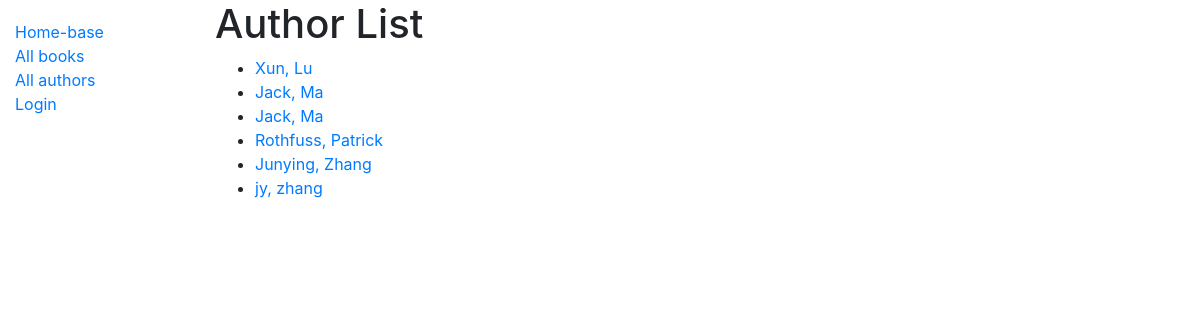
Screenshot of /catalog/authors/ with the database file from the repository.
### catalog/models.py (models this page shows, shortened)
class Author(models.Model):
    first_name = models.CharField(max_length=100)
    last_name = models.CharField(max_length=100)
    date_of_birth = models.DateField(null=True, blank=True)
    date_of_death = models.DateField('Died', null=True, blank=True)
    class Meta:
        ordering = ["last_name","first_name"]
    def get_absolute_url(self):
        return reverse('author-detail', args=[str(self.id)])

### catalog/views.py (the view)
# urls.py: path('authors/', views.AuthorListView.as_view(), name='authors'),
class AuthorListView(generic.ListView):
    model = Author
    paginate_by = 10
    def get_queryset(self):
        return Author.objects.all()

### catalog/templates/catalog/author_list.html
{% extends "base_generic.html" %}
{% block content %}
  <h1>Author List</h1>
  {% if object_list %}
  <ul>
    {% for author in object_list %}
      <li>
        <a href="{{ author.get_absolute_url }}">{{ author.first_name }}, {{author.last_name}}</a>
      </li>
    {% endfor %}
  </ul>
  {% else %}
    <p>There are no authors in the library.</p>
  {% endif %}
{% endblock %}

### catalog/templates/base_generic.html (shortened to what this page needs)
<!DOCTYPE html>
<html lang="en">
<head>
  <link rel="stylesheet" href="https://stackpath.bootstrapcdn.com/bootstrap/4.1.3/css/bootstrap.min.css">
  {% load static %}
  <link rel="stylesheet" href="{% static 'css/styles.css' %}">
</head>
<body>
  <div class="container-fluid">
    <div class="row">
      <div class="col-sm-2">
      {% block sidebar %}
        <ul class="sidebar-nav">
          <li><a href="{% url 'index' %}">Home-base</a></li>
          <li><a href="{% url 'books' %}">All books</a></li>
          <li><a href="">All authors</a></li>
          {% if user.is_authenticated %}
          <li>User: {{user.get_username}}</li>
          <li><a href="{% url 'my-borrowed' %}">My Borrowed</a></li>
          <li><a href="{% url 'logout'%}?next={{request.path}}">Logout</a></li>
          {% else %}
          <li><a href="{% url 'login'%}?next={{request.path}}">Login</a></li>
          {% endif %}
        </ul>
     {% endblock %}
      </div>
      <div class="col-sm-10 ">{% block content %}{% endblock %}</div>
    </div>
  </div>
</body>
</html>

### catalog/static/css/styles.css (style rules this page uses)
.sidebar-nav { margin-top: 20px; padding: 0; list-style: none; }

### rows the page displays
Author: first_name "Xun", last_name "Lu"
Author: first_name "Jack", last_name "Ma"
Author: first_name "Jack", last_name "Ma"
Author: first_name "Rothfuss", last_name "Patrick"
Author: first_name "Junying", last_name "Zhang"
Author: first_name "jy", last_name "zhang"
